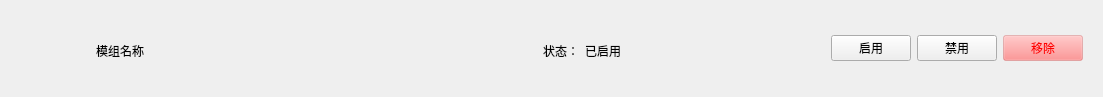
<?xml version="1.0" encoding="UTF-8"?>
<ui version="4.0">
 <class>modcardb</class>
 <widget class="QWidget" name="modcardb">
  <property name="geometry">
   <rect>
    <x>0</x>
    <y>0</y>
    <width>1103</width>
    <height>97</height>
   </rect>
  </property>
  <property name="minimumSize">
   <size>
    <width>0</width>
    <height>97</height>
   </size>
  </property>
  <property name="maximumSize">
   <size>
    <width>16777215</width>
    <height>97</height>
   </size>
  </property>
  <property name="windowTitle">
   <string>Form</string>
  </property>
  <layout class="QGridLayout" name="gridLayout_5">
   <item row="0" column="0">
    <widget class="CardWidget" name="CardWidget">
     <layout class="QGridLayout" name="gridLayout_3">
      <item row="0" column="6">
       <widget class="PushButton" name="deleteBtn">
        <property name="styleSheet">
         <string notr="true">PushButton, ToolButton, ToggleButton, ToggleToolButton {
    color: black;
    background: rgba(255, 255, 255, 0.7);
    border: 1px solid rgba(0, 0, 0, 0.073);
    border-bottom: 1px solid rgba(0, 0, 0, 0.183);
    border-radius: 5px;
    /* font: 14px 'Segoe UI', 'Microsoft YaHei'; */
    padding: 5px 12px 6px 12px;
    outline: none;
}

ToolButton {
    padding: 5px 9px 6px 8px;
}

PushButton[hasIcon=false] {
    padding: 5px 12px 6px 12px;
}

PushButton[hasIcon=true] {
    padding: 5px 12px 6px 36px;
}

DropDownToolButton, PrimaryDropDownToolButton {
    padding: 5px 31px 6px 8px;
}

DropDownPushButton[hasIcon=false],
PrimaryDropDownPushButton[hasIcon=false] {
    padding: 5px 31px 6px 12px;
}

DropDownPushButton[hasIcon=true],
PrimaryDropDownPushButton[hasIcon=true] {
    padding: 5px 31px 6px 36px;
}

PushButton:hover, ToolButton:hover, ToggleButton:hover, ToggleToolButton:hover {
    background: rgba(249, 249, 249, 0.5);
}

PushButton:pressed, ToolButton:pressed, ToggleButton:pressed, ToggleToolButton:pressed {
    color: rgba(0, 0, 0, 0.63);
    background: rgba(249, 249, 249, 0.3);
    border-bottom: 1px solid rgba(0, 0, 0, 0.073);
}

PushButton:disabled, ToolButton:disabled, ToggleButton:disabled, ToggleToolButton:disabled {
    color: rgba(0, 0, 0, 0.36);
    background: rgba(249, 249, 249, 0.3);
    border: 1px solid rgba(0, 0, 0, 0.06);
    border-bottom: 1px solid rgba(0, 0, 0, 0.06);
}


PrimaryPushButton,
PrimaryToolButton,
ToggleButton:checked,
ToggleToolButton:checked {
    color: white;
    background-color: #009faa;
    border: 1px solid #00a7b3;
    border-bottom: 1px solid #007780;
}

PrimaryPushButton:hover,
PrimaryToolButton:hover,
ToggleButton:checked:hover,
ToggleToolButton:checked:hover {
    background-color: #00a7b3;
    border: 1px solid #2daab3;
    border-bottom: 1px solid #007780;
}

PrimaryPushButton:pressed,
PrimaryToolButton:pressed,
ToggleButton:checked:pressed,
ToggleToolButton:checked:pressed {
    color: rgba(255, 255, 255, 0.63);
    background-color: #3eabb3;
    border: 1px solid #3eabb3;
}

PrimaryPushButton:disabled,
PrimaryToolButton:disabled,
ToggleButton:checked:disabled,
ToggleToolButton:checked:disabled {
    color: rgba(255, 255, 255, 0.9);
    background-color: rgb(205, 205, 205);
    border: 1px solid rgb(205, 205, 205);
}

SplitDropButton,
PrimarySplitDropButton {
    border-left: none;
    border-top-left-radius: 0;
    border-bottom-left-radius: 0;
}

#splitPushButton,
#splitToolButton,
#primarySplitPushButton,
#primarySplitToolButton {
    border-top-right-radius: 0;
    border-bottom-right-radius: 0;
}

#splitPushButton:pressed,
#splitToolButton:pressed,
SplitDropButton:pressed {
    border-bottom: 1px solid rgba(0, 0, 0, 0.183);
}

PrimarySplitDropButton:pressed {
    border-bottom: 1px solid #007780;
}

#primarySplitPushButton, #primarySplitToolButton {
    border-right: 1px solid #3eabb3;
}

#primarySplitPushButton:pressed, #primarySplitToolButton:pressed {
    border-bottom: 1px solid #007780;
}

HyperlinkButton {
    /* font: 14px 'Segoe UI', 'Microsoft YaHei'; */
    padding: 6px 12px 6px 12px;
    color: #009faa;
    border: none;
    border-radius: 6px;
    background-color: transparent;
}

HyperlinkButton:hover {
    background-color: rgba(0, 0, 0, 15);
}

HyperlinkButton:pressed {
    background-color: rgba(0, 0, 0, 7);
}

HyperlinkButton:disabled {
    color: rgba(0, 0, 0, 0.43)
}


RadioButton {
    min-height: 24px;
    max-height: 24px;
    background-color: transparent;
    font: 14px 'Segoe UI', 'Microsoft YaHei', 'PingFang SC';
    color: black;
}

RadioButton::indicator {
    width: 18px;
    height: 18px;
    border-radius: 11px;
    border: 2px solid #999999;
    background-color: rgba(0, 0, 0, 5);
    margin-right: 4px;
}

RadioButton::indicator:hover {
    background-color: rgba(0, 0, 0, 0);
}

RadioButton::indicator:pressed {
    border: 2px solid #bbbbbb;
    background-color: qradialgradient(spread:pad, cx:0.5, cy:0.5, radius:0.5, fx:0.5, fy:0.5,
            stop:0 rgb(255, 255, 255),
            stop:0.5 rgb(255, 255, 255),
            stop:0.6 rgb(225, 224, 223),
            stop:1 rgb(225, 224, 223));
}

RadioButton::indicator:checked {
    height: 22px;
    width: 22px;
    border: none;
    border-radius: 11px;
    background-color: qradialgradient(spread:pad, cx:0.5, cy:0.5, radius:0.5, fx:0.5, fy:0.5,
            stop:0 rgb(255, 255, 255),
            stop:0.5 rgb(255, 255, 255),
            stop:0.6 #009faa,
            stop:1 #009faa);
}

RadioButton::indicator:checked:hover {
    background-color: qradialgradient(spread:pad, cx:0.5, cy:0.5, radius:0.5, fx:0.5, fy:0.5,
            stop:0 rgb(255, 255, 255),
            stop:0.6 rgb(255, 255, 255),
            stop:0.7 #009faa,
            stop:1 #009faa);
}

RadioButton::indicator:checked:pressed {
    background-color: qradialgradient(spread:pad, cx:0.5, cy:0.5, radius:0.5, fx:0.5, fy:0.5,
            stop:0 rgb(255, 255, 255),
            stop:0.5 rgb(255, 255, 255),
            stop:0.6 #009faa,
            stop:1 #009faa);
}

RadioButton:disabled {
    color: rgba(0, 0, 0, 110);
}

RadioButton::indicator:disabled {
    border: 2px solid #bbbbbb;
    background-color: transparent;
}

RadioButton::indicator:disabled:checked {
    border: none;
    background-color: qradialgradient(spread:pad, cx:0.5, cy:0.5, radius:0.5, fx:0.5, fy:0.5,
            stop:0 rgb(255, 255, 255),
            stop:0.5 rgb(255, 255, 255),
            stop:0.6 rgba(0, 0, 0, 0.2169),
            stop:1 rgba(0, 0, 0, 0.2169));
}

TransparentToolButton,
TransparentToggleToolButton,
TransparentDropDownToolButton,
TransparentPushButton,
TransparentDropDownPushButton,
TransparentTogglePushButton {
    background-color: transparent;
    border: none;
    border-radius: 5px;
    margin: 0;
}

TransparentToolButton:hover,
TransparentToggleToolButton:hover,
TransparentDropDownToolButton:hover,
TransparentPushButton:hover,
TransparentDropDownPushButton:hover,
TransparentTogglePushButton:hover {
    background-color: rgba(0, 0, 0, 9);
    border: none;
}

TransparentToolButton:pressed,
TransparentToggleToolButton:pressed,
TransparentDropDownToolButton:pressed,
TransparentPushButton:pressed,
TransparentDropDownPushButton:pressed,
TransparentTogglePushButton:pressed {
    background-color: rgba(0, 0, 0, 6);
    border: none;
}

TransparentToolButton:disabled,
TransparentToggleToolButton:disabled,
TransparentDropDownToolButton:disabled,
TransprentPushButton:disabled,
TransparentDropDownPushButton:disabled,
TransprentTogglePushButton:disabled {
    background-color: transparent;
    border: none;
}


PillPushButton,
PillPushButton:hover,
PillPushButton:pressed,
PillPushButton:disabled,
PillPushButton:checked,
PillPushButton:checked:hover,
PillPushButton:checked:pressed,
PillPushButton:disabled:checked,
PillToolButton,
PillToolButton:hover,
PillToolButton:pressed,
PillToolButton:disabled,
PillToolButton:checked,
PillToolButton:checked:hover,
PillToolButton:checked:pressed,
PillToolButton:disabled:checked {
    background-color: transparent;
    border: none;
}
QPushButton {
	background-color: rgba(255, 117, 117, 30%);
	color: rgb(255, 0, 0)
}
QPushButton:hover {
	background-color: rgba(255, 117, 117, 30%);
	color: rgb(255, 0, 0)
}</string>
        </property>
        <property name="text">
         <string>移除</string>
        </property>
       </widget>
      </item>
      <item row="0" column="1">
       <widget class="CardWidget" name="CardWidget_2">
        <property name="minimumSize">
         <size>
          <width>441</width>
          <height>61</height>
         </size>
        </property>
        <property name="maximumSize">
         <size>
          <width>441</width>
          <height>61</height>
         </size>
        </property>
        <layout class="QGridLayout" name="gridLayout_6">
         <item row="0" column="0">
          <widget class="SubtitleLabel" name="SubtitleLabel">
           <property name="text">
            <string>模组名称</string>
           </property>
          </widget>
         </item>
        </layout>
       </widget>
      </item>
      <item row="0" column="4">
       <widget class="PrimaryPushButton" name="PrimaryPushButton">
        <property name="text">
         <string>启用</string>
        </property>
       </widget>
      </item>
      <item row="0" column="3">
       <spacer name="horizontalSpacer">
        <property name="orientation">
         <enum>Qt::Horizontal</enum>
        </property>
        <property name="sizeHint" stdset="0">
         <size>
          <width>40</width>
          <height>20</height>
         </size>
        </property>
       </spacer>
      </item>
      <item row="0" column="5">
       <widget class="PushButton" name="PushButton_2">
        <property name="text">
         <string>禁用</string>
        </property>
       </widget>
      </item>
      <item row="0" column="0">
       <widget class="QWidget" name="widget" native="true">
        <property name="minimumSize">
         <size>
          <width>61</width>
          <height>61</height>
         </size>
        </property>
        <property name="maximumSize">
         <size>
          <width>61</width>
          <height>61</height>
         </size>
        </property>
        <layout class="QGridLayout" name="gridLayout_4">
         <item row="0" column="0">
          <widget class="PixmapLabel" name="PixmapLabel">
           <property name="minimumSize">
            <size>
             <width>43</width>
             <height>43</height>
            </size>
           </property>
           <property name="maximumSize">
            <size>
             <width>43</width>
             <height>43</height>
            </size>
           </property>
           <property name="styleSheet">
            <string notr="true">border-image: url(:/built-InIcons/Cloth.png);</string>
           </property>
          </widget>
         </item>
         <item row="1" column="0">
          <spacer name="verticalSpacer">
           <property name="orientation">
            <enum>Qt::Vertical</enum>
           </property>
           <property name="sizeHint" stdset="0">
            <size>
             <width>20</width>
             <height>40</height>
            </size>
           </property>
          </spacer>
         </item>
        </layout>
       </widget>
      </item>
      <item row="0" column="2">
       <widget class="CardWidget" name="CardWidget_3">
        <property name="minimumSize">
         <size>
          <width>196</width>
          <height>61</height>
         </size>
        </property>
        <property name="maximumSize">
         <size>
          <width>196</width>
          <height>61</height>
         </size>
        </property>
        <layout class="QGridLayout" name="gridLayout_7">
         <item row="0" column="1">
          <widget class="SubtitleLabel" name="SubtitleLabel_2">
           <property name="text">
            <string>已启用</string>
           </property>
          </widget>
         </item>
         <item row="0" column="0">
          <widget class="SubtitleLabel" name="SubtitleLabel_3">
           <property name="text">
            <string>状态：</string>
           </property>
          </widget>
         </item>
         <item row="0" column="2">
          <spacer name="horizontalSpacer_2">
           <property name="orientation">
            <enum>Qt::Horizontal</enum>
           </property>
           <property name="sizeHint" stdset="0">
            <size>
             <width>40</width>
             <height>20</height>
            </size>
           </property>
          </spacer>
         </item>
        </layout>
       </widget>
      </item>
     </layout>
    </widget>
   </item>
  </layout>
 </widget>
 <customwidgets>
  <customwidget>
   <class>PushButton</class>
   <extends>QPushButton</extends>
   <header>qfluentwidgets</header>
  </customwidget>
  <customwidget>
   <class>PrimaryPushButton</class>
   <extends>PushButton</extends>
   <header>qfluentwidgets</header>
  </customwidget>
  <customwidget>
   <class>PixmapLabel</class>
   <extends>QLabel</extends>
   <header>qfluentwidgets</header>
  </customwidget>
  <customwidget>
   <class>CardWidget</class>
   <extends>QFrame</extends>
   <header>qfluentwidgets</header>
   <container>1</container>
  </customwidget>
  <customwidget>
   <class>SubtitleLabel</class>
   <extends>QLabel</extends>
   <header>qfluentwidgets</header>
  </customwidget>
 </customwidgets>
 <resources>
  <include location="../res/icon/icons.qrc"/>
 </resources>
 <connections/>
</ui>
